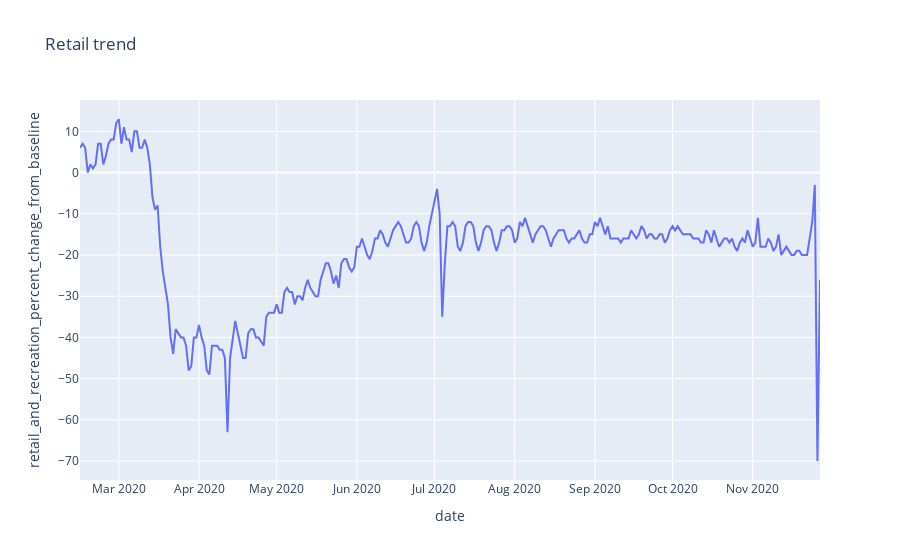

The code cell stored with this chart in its notebook:
### Code cell
fig = px.line(retail, x="date", y="retail_and_recreation_percent_change_from_baseline", title='Retail trend')
fig.show()

### Figure 1 — Plotly figure (JSON) as saved in the notebook; plotly's stock layout.template omitted (floating-point values rounded to 4 significant figures; data arrays with more than 128 entries replaced by an {"elided": "..."} marker saying what was removed)
{"data": [{"hovertemplate": "date=%{x}<br>retail_and_recreation_percent_change_from_baseline=%{y}<extra></extra>", "legendgroup": "", "line": {"color": "#636efa", "dash": "solid"}, "mode": "lines", "name": "", "orientation": "v", "showlegend": false, "type": "scatter", "x": {"elided": "287 str values"}, "xaxis": "x", "y": {"elided": "287 int values"}, "yaxis": "y"}], "layout": {"legend": {"tracegroupgap": 0}, "title": {"text": "Retail trend"}, "xaxis": {"anchor": "y", "domain": [0, 1], "title": {"text": "date"}}, "yaxis": {"anchor": "x", "domain": [0, 1], "title": {"text": "retail_and_recreation_percent_change_from_baseline"}}}}
